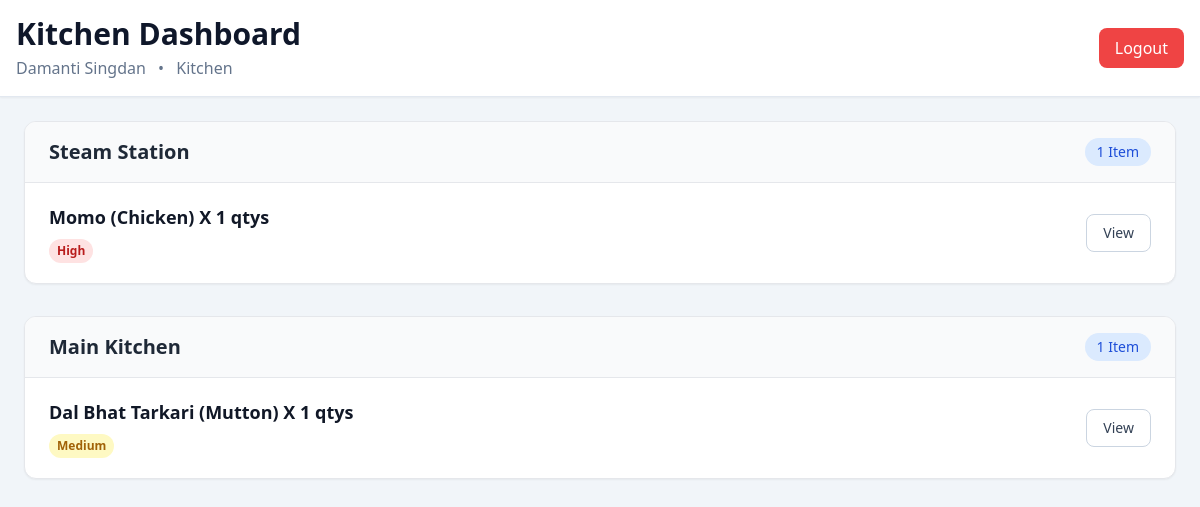
The app's page /orders/kitchen/dashboard/ (signed in) with its own data.
### accounts/models.py (models this page shows)
class User(AbstractUser):
    class ROLE_CHOICES(models.TextChoices):
        WAITER = 'w', 'Waiter'
        BILLING = 'b', 'Billing'
        KITCHEN = 'k', 'Kitchen'
        OWNER = 'o', 'Owner'
    role = models.CharField(choices=ROLE_CHOICES, max_length=2)

### orders/models.py (models this page shows, shortened)
class OrderItem(models.Model):
    class ITEM_STATUS(models.TextChoices):
        PREPARING = 'p', 'Preparing'
        READY = 'r', 'Ready'
        SERVED = 's', 'Served'
    order = models.ForeignKey(Order, on_delete=models.PROTECT, related_name='items')
    menu_item = models.ForeignKey(MenuItem, on_delete=models.PROTECT, related_name='order_items')
    price = models.PositiveIntegerField()
    quantity = models.PositiveIntegerField(default=1)
    status = models.CharField(choices=ITEM_STATUS, max_length=2, default=ITEM_STATUS.PREPARING)
    priority = models.CharField(choices= MenuItem.PRIORITY_CHOICES, default=MenuItem.PRIORITY_CHOICES.MEDIUM, max_length=2)
    def __str__(self):
        return f"{self.menu_item} X {self.quantity} qtys"

class KitchenStation(models.Model):
    code = models.CharField(max_length=50)
    name = models.CharField(max_length=150)

class MenuItem(models.Model):
    class PRIORITY_CHOICES(models.TextChoices):
        HIGH = '3', 'High'
        MEDIUM = '2', 'Medium'
        LOW = '1', 'Low'
    category = models.ForeignKey(Category, on_delete=models.CASCADE, related_name='items')
    name = models.CharField(max_length=200)
    price = models.PositiveIntegerField()
    description = models.TextField(null = True, blank = True)
    default_priority = models.CharField(choices=PRIORITY_CHOICES, default=PRIORITY_CHOICES.MEDIUM, max_length=2)
    est_time = models.PositiveIntegerField(help_text="Write estimated preparation time in minutes", null=True, blank=True)
    station = models.ForeignKey(KitchenStation, on_delete=models.SET_NULL, null=True, related_name='items')
    def __str__(self):
        return self.name

### orders/views.py (the view)
# urls.py: path("kitchen/dashboard/", views.kitchen_dashboard_view, name="kitchen_dashboard_view_url"),
@role_required([User.ROLE_CHOICES.KITCHEN])
def kitchen_dashboard_view(request):
    station_code = request.GET.get('station_code')
    request.session['station_code'] = station_code
    orderitems = OrderItem.objects.exclude(
        Q(status=OrderItem.ITEM_STATUS.READY) | Q(status=OrderItem.ITEM_STATUS.SERVED)
    )
    if station_code is not None:
        orderitems = orderitems.filter(menu_item__station__code=station_code)
    else:
        orderitems = orderitems.all()
    orderitems = orderitems.order_by("-priority")
    grouped_items = {}
    for item in orderitems:
        station_name = item.menu_item.station.name
        if station_name not in grouped_items.keys():
            grouped_items[station_name] = [item]
        else:
            grouped_items[station_name].append(item)
    return render(request, "orders/kitchen_dashboard.html", {
        'order_items': grouped_items
    })

### orders/templates/orders/kitchen_dashboard.html (shortened to what this page needs)
{% extends 'orders/base.html' %}
{% block heading %}
  Kitchen Dashboard
{% endblock %}
{% block main_content %}
  <div class="stations-box space-y-8">
    {% for station_name, items in order_items.items %}
     {% include 'orders/station-card.html'%}
    {% endfor %}
  </div>
{% endblock %}

### orders/templates/orders/base.html (shortened to what this page needs)
<!DOCTYPE html>
<html lang="en">
<head>
    <script src="https://cdn.tailwindcss.com"></script>
</head>
<body class="bg-slate-100 min-h-screen">
    <header class="sticky top-0 z-50 bg-white border-b border-slate-200 shadow-sm">
        <div class="max-w-7xl mx-auto px-4 py-4">
            <div class="flex flex-col md:flex-row md:items-center md:justify-between gap-4">
                <div>
                    <h1 class="text-3xl font-bold text-slate-900">
                       {% block heading %}
                       {% endblock %}
                    </h1>
                    <div class="mt-1 text-md text-slate-500">
                        {{ request.user.first_name }} {{ request.user.last_name }}
                        <span class="mx-2">•</span>
                        {{ request.user.get_role_display }}
                    </div>
                </div>
                <a href="{% url 'logout_view_url' %}"
                    class="inline-flex items-center justify-center px-4 py-2 rounded-lg bg-red-500 hover:bg-red-600 text-white font-medium transition">
                    Logout
                </a>
            </div>
        </div>
    </header>
    <main class="max-w-7xl mx-auto p-4 md:p-6">
        {% block main_content %}
        {% endblock %}
    </main>
</body>
</html>

### orders/templates/orders/station-card.html
<div class="station-box bg-white rounded-xl shadow-sm border border-gray-200 overflow-hidden">
  <div class="bg-gray-50 border-b px-6 py-4 flex items-center justify-between">
    <h2 class="text-xl font-semibold text-gray-800">{{ station_name }}</h2>
    <span class="bg-blue-100 text-blue-700 text-sm font-medium px-3 py-1 rounded-full">{{ items|length }} Item{{ items|length|pluralize }}</span>
  </div>
  {% if items %}
    <div class="divide-y">
      {% for item in items %}
        <div class="px-6 py-5 flex justify-between items-center hover:bg-gray-50 transition">
          <div>
            <h3 class="font-semibold text-gray-900 text-lg">{{ item }}</h3>
            <div class="mt-2 flex gap-2">
              {% if item.get_priority_display == 'High' %}
                <span class="bg-red-100 text-red-700 text-xs font-semibold px-2 py-1 rounded-full">{{ item.get_priority_display }}</span>
              {% elif item.get_priority_display == 'Medium' %}
                <span class="bg-yellow-100 text-yellow-700 text-xs font-semibold px-2 py-1 rounded-full">{{ item.get_priority_display }}</span>
              {% else %}
                <span class="bg-green-100 text-green-700 text-xs font-semibold px-2 py-1 rounded-full">{{ item.get_priority_display }}</span>
              {% endif %}
            </div>
          </div>
          <a href="{% url 'kitchen_item_view_url' item.id %}" class="inline-flex items-center rounded-lg border border-slate-300 bg-white px-4 py-2 text-sm font-medium text-slate-700 hover:bg-slate-100 transition">View</a>
        </div>
      {% endfor %}
    </div>
  {% else %}
    <div class="px-6 py-8 text-center text-gray-500">No pending orders.</div>
  {% endif %}
</div>

### records on screen
User: user.first_name "Damanti", user.last_name "Singdan", user.role "Kitchen"
OrderItem: name "Steam Station", items "1", menu_item+quantity "Momo (Chicken) X 1 qtys", priority "High"
OrderItem: name "Main Kitchen", items "1", menu_item+quantity "Dal Bhat Tarkari (Mutton) X 1 qtys", priority "Medium"
